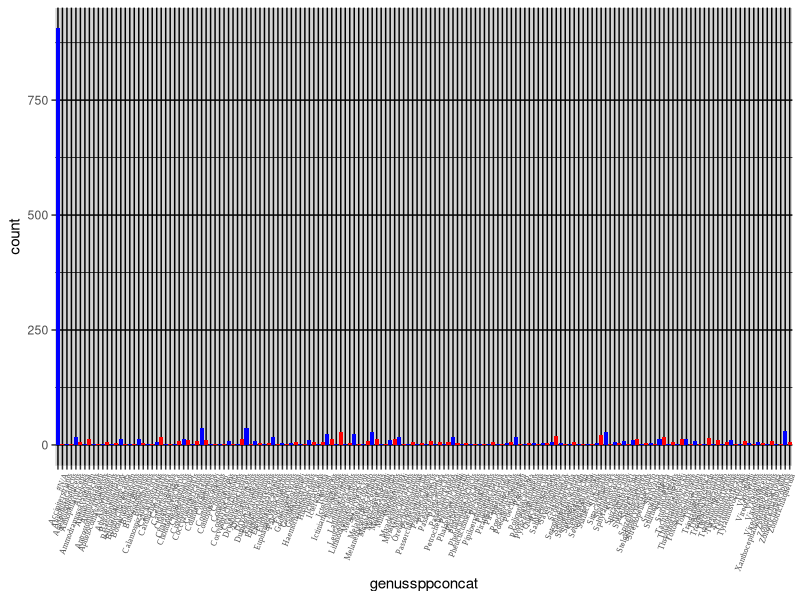

Reproduce this figure in R. (Note: this script raises an error after producing the figure.)
# set directory----------------------------------------------------------------
setwd("C:/R_BIOL_701/")

# read in the .csv ------------------------------------------------------------
Bunkers_Birds <- read.csv("resurvey_data.csv")
# visualize to ensure data has been read in correctly--------------------------
View(Bunkers_Birds)

# convert subsetted data to table format---------------------------------------
species_counts <- table(Bunkers_Birds$genusspeciesconcat)
species_counts

# convert to data frame in order to plot---------------------------------------
species_counts.df <- as.data.frame(species_counts)
# name columns for easier recall-----------------------------------------------
colnames(species_counts.df) <- c("genussppconcat","count")
species_counts.df

species_counts.df$color <- rep(c("blue", "red"), length.out = nrow(species_counts.df))

# load ggplot2 ----------------------------------------------------------------
library(ggplot2)

# ggplot-----------------------------------------------------------------------
ggplot(species_counts.df, aes(genussppconcat,count)) + # data, aes(colnames)
  geom_bar(stat = "identity", fill = species_counts.df$color) +
theme(axis.text.x = element_text(angle = 69, hjust = 1)) +
  theme(
    panel.background = element_rect(fill = "lightgray"), 
    plot.background = element_rect(fill = "white"),      
    panel.grid.major = element_line(color = "black"),    
    panel.grid.minor = element_line(color = "black"),
    axis.text.x = element_text(
      family = "Times New Roman",
      size = 6
    )
  )# angle change nice

# graphing by family-----------------------------------------------------------

# tabulate dataframe by family-------------------------------------------------
div_fam <- table(Bunkers_Birds$family)
div_fam

# data frame the table to be able to plot--------------------------------------
div_fam.df <- as.data.frame(div_fam)

# name columns-----------------------------------------------------------------
colnames(div_fam.df) <- c("Family","count")
div_fam.df

# assign colors; alternating for easier visualizing----------------------------
div_fam.df$color <- rep(c("#4B9CD3", "#D478A8"), length.out = nrow(div_fam.df))

# load ggplot------------------------------------------------------------------
library(ggplot2)

# ggplot of family data frame--------------------------------------------------
ggplot(div_fam.df, aes(Family,count)) +
  geom_bar(stat = "identity", fill = div_fam.df$color) +
  theme(axis.text.x = element_text(angle = 69, hjust = 1))+
  theme(
    panel.grid.major.x = element_blank(),
    panel.grid.minor.x = element_blank(),
    panel.background = element_rect(fill = "lightgray"), 
    plot.background = element_rect(fill = "white"),      
    panel.grid.major = element_line(color = "black"),    
    panel.grid.minor = element_line(color = "black")     
  )

# graphing by Genus------------------------------------------------------------

# tabulate genera--------------------------------------------------------------
div_gen <- table(Bunkers_Birds$genus)
div_gen

# as.data.frame to table for plotting use--------------------------------------
div_gen.df <- as.data.frame(div_gen)

# assign column names----------------------------------------------------------
colnames(div_gen.df) <- c("Genus","count")
div_gen.df

# assign colors as new column -------------------------------------------------
div_gen.df$color <- rep(c("skyblue", "pink"), length.out = nrow(div_gen.df))
div_gen.df

# ggplot of genus dataframe----------------------------------------------------
ggplot(div_gen.df, aes(Genus,count)) +
  geom_bar(stat = "identity",fill = div_gen.df$color) +
  theme(axis.text.x = element_text(angle = 69, hjust = 1))

